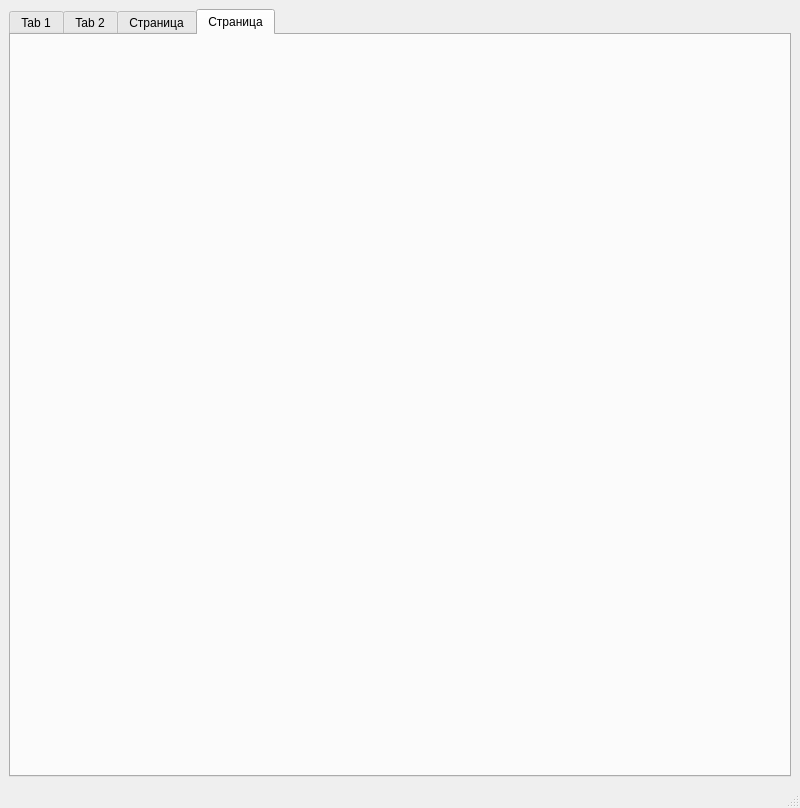
<?xml version="1.0" encoding="UTF-8"?>
<ui version="4.0">
 <class>MainWindow</class>
 <widget class="QMainWindow" name="MainWindow">
  <property name="geometry">
   <rect>
    <x>0</x>
    <y>0</y>
    <width>800</width>
    <height>808</height>
   </rect>
  </property>
  <property name="windowTitle">
   <string>MainWindow</string>
  </property>
  <widget class="QWidget" name="centralwidget">
   <layout class="QHBoxLayout" name="horizontalLayout">
    <item>
     <widget class="QTabWidget" name="tabWidget">
      <property name="currentIndex">
       <number>3</number>
      </property>
      <widget class="QWidget" name="sysInfo">
       <attribute name="title">
        <string>Tab 1</string>
       </attribute>
       <layout class="QFormLayout" name="formLayout">
        <item row="0" column="0">
         <widget class="QLabel" name="label">
          <property name="text">
           <string>Архитектура процессора</string>
          </property>
         </widget>
        </item>
        <item row="6" column="0">
         <widget class="QLabel" name="label_7">
          <property name="text">
           <string>Нижняя граница адресного пространства</string>
          </property>
         </widget>
        </item>
        <item row="5" column="0">
         <widget class="QLabel" name="label_4">
          <property name="text">
           <string>Маска процессора</string>
          </property>
         </widget>
        </item>
        <item row="3" column="0">
         <widget class="QLabel" name="label_3">
          <property name="text">
           <string>Ревизия процессора</string>
          </property>
         </widget>
        </item>
        <item row="2" column="0">
         <widget class="QLabel" name="label_6">
          <property name="text">
           <string>Уровень процессора</string>
          </property>
         </widget>
        </item>
        <item row="1" column="0">
         <widget class="QLabel" name="label_5">
          <property name="text">
           <string>Тип процессора</string>
          </property>
         </widget>
        </item>
        <item row="4" column="0">
         <widget class="QLabel" name="label_8">
          <property name="text">
           <string>Количество процессоров</string>
          </property>
         </widget>
        </item>
        <item row="0" column="1">
         <widget class="QLabel" name="processorArch">
          <property name="text">
           <string/>
          </property>
         </widget>
        </item>
        <item row="1" column="1">
         <widget class="QLabel" name="processorType">
          <property name="text">
           <string/>
          </property>
         </widget>
        </item>
        <item row="2" column="1">
         <widget class="QLabel" name="processorLevel">
          <property name="text">
           <string/>
          </property>
         </widget>
        </item>
        <item row="3" column="1">
         <widget class="QLabel" name="processorRevision">
          <property name="text">
           <string>TextLabel</string>
          </property>
         </widget>
        </item>
        <item row="4" column="1">
         <widget class="QLabel" name="processorCores">
          <property name="text">
           <string>TextLabel</string>
          </property>
         </widget>
        </item>
        <item row="5" column="1">
         <widget class="QLabel" name="processorMask">
          <property name="text">
           <string>TextLabel</string>
          </property>
         </widget>
        </item>
        <item row="6" column="1">
         <widget class="QLabel" name="lowerBorder">
          <property name="text">
           <string>TextLabel</string>
          </property>
         </widget>
        </item>
        <item row="8" column="0">
         <widget class="QLabel" name="label_19">
          <property name="text">
           <string>Размер страницы</string>
          </property>
         </widget>
        </item>
        <item row="8" column="1">
         <widget class="QLabel" name="pageSize">
          <property name="text">
           <string>TextLabel</string>
          </property>
         </widget>
        </item>
        <item row="7" column="1">
         <widget class="QLabel" name="upperBorder">
          <property name="text">
           <string>TextLabel</string>
          </property>
         </widget>
        </item>
        <item row="7" column="0">
         <widget class="QLabel" name="label_10">
          <property name="text">
           <string>Верхняя граница адресного пространства</string>
          </property>
         </widget>
        </item>
        <item row="9" column="0">
         <widget class="QLabel" name="label_9">
          <property name="text">
           <string>Гранулярность</string>
          </property>
         </widget>
        </item>
        <item row="9" column="1">
         <widget class="QLabel" name="gr">
          <property name="text">
           <string>TextLabel</string>
          </property>
         </widget>
        </item>
       </layout>
      </widget>
      <widget class="QWidget" name="map">
       <attribute name="title">
        <string>Tab 2</string>
       </attribute>
       <layout class="QVBoxLayout" name="verticalLayout">
        <item>
         <layout class="QHBoxLayout" name="horizontalLayout_2">
          <item>
           <widget class="QLabel" name="label_2">
            <property name="text">
             <string>Процесс:</string>
            </property>
           </widget>
          </item>
          <item>
           <widget class="QComboBox" name="chooseProcess"/>
          </item>
         </layout>
        </item>
        <item>
         <widget class="QTableWidget" name="virtualMemoryMap"/>
        </item>
       </layout>
      </widget>
      <widget class="QWidget" name="charts">
       <attribute name="title">
        <string>Страница</string>
       </attribute>
      </widget>
      <widget class="QWidget" name="vcharts">
       <attribute name="title">
        <string>Страница</string>
       </attribute>
      </widget>
     </widget>
    </item>
   </layout>
  </widget>
  <widget class="QMenuBar" name="menubar">
   <property name="geometry">
    <rect>
     <x>0</x>
     <y>0</y>
     <width>800</width>
     <height>20</height>
    </rect>
   </property>
  </widget>
  <widget class="QStatusBar" name="statusbar"/>
 </widget>
 <resources/>
 <connections/>
</ui>
